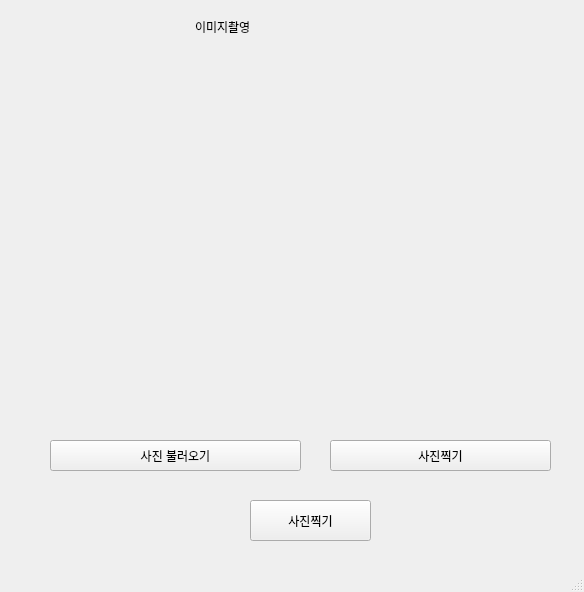
<?xml version="1.0" encoding="UTF-8"?>
<ui version="4.0">
 <class>MainWindow</class>
 <widget class="QMainWindow" name="MainWindow">
  <property name="geometry">
   <rect>
    <x>0</x>
    <y>0</y>
    <width>584</width>
    <height>592</height>
   </rect>
  </property>
  <property name="windowTitle">
   <string>MainWindow</string>
  </property>
  <widget class="QWidget" name="centralwidget">
   <widget class="QLabel" name="head">
    <property name="geometry">
     <rect>
      <x>195</x>
      <y>11</y>
      <width>81</width>
      <height>31</height>
     </rect>
    </property>
    <property name="text">
     <string>이미지촬영</string>
    </property>
   </widget>
   <widget class="QLabel" name="image">
    <property name="geometry">
     <rect>
      <x>25</x>
      <y>61</y>
      <width>431</width>
      <height>321</height>
     </rect>
    </property>
    <property name="text">
     <string/>
    </property>
   </widget>
   <widget class="QPushButton" name="load_bt">
    <property name="geometry">
     <rect>
      <x>50</x>
      <y>440</y>
      <width>251</width>
      <height>31</height>
     </rect>
    </property>
    <property name="text">
     <string>사진 불러오기</string>
    </property>
   </widget>
   <widget class="QPushButton" name="cam_bt">
    <property name="geometry">
     <rect>
      <x>330</x>
      <y>440</y>
      <width>221</width>
      <height>31</height>
     </rect>
    </property>
    <property name="text">
     <string>사진찍기</string>
    </property>
   </widget>
   <widget class="QPushButton" name="play_bt">
    <property name="geometry">
     <rect>
      <x>250</x>
      <y>500</y>
      <width>121</width>
      <height>41</height>
     </rect>
    </property>
    <property name="text">
     <string>사진찍기</string>
    </property>
   </widget>
  </widget>
  <widget class="QMenuBar" name="menubar">
   <property name="geometry">
    <rect>
     <x>0</x>
     <y>0</y>
     <width>584</width>
     <height>21</height>
    </rect>
   </property>
  </widget>
  <widget class="QStatusBar" name="statusbar"/>
 </widget>
 <resources/>
 <connections/>
</ui>
